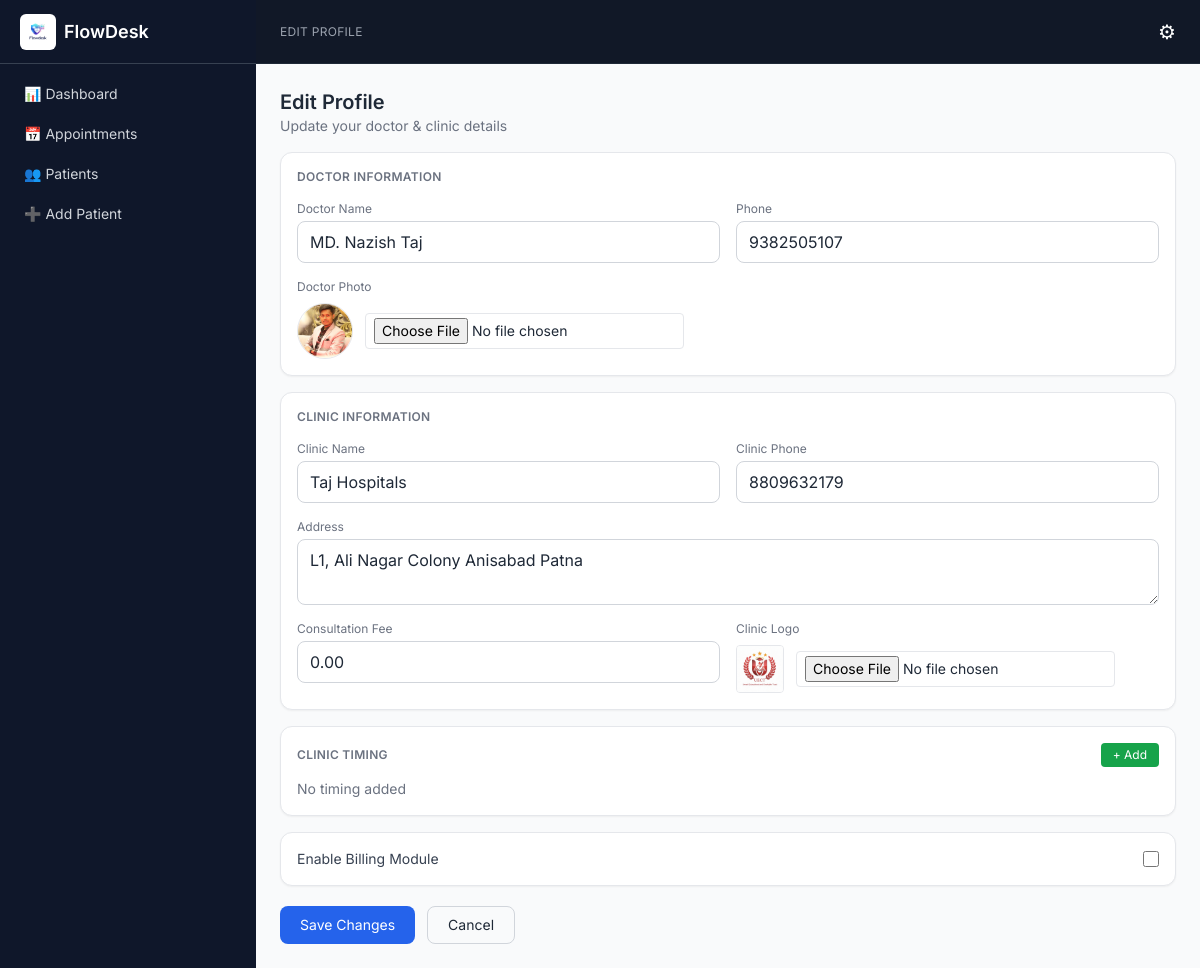
The page /edit-profile/ (signed in) on the database its author committed.
### core/models.py (models this page shows, shortened)
class UserProfile(models.Model):
    user = models.OneToOneField(User, on_delete=models.CASCADE)
    clinic = models.ForeignKey(Clinic, on_delete=models.CASCADE)
    doctor_name = models.CharField(max_length=200)
    phone = models.CharField(max_length=20, blank=True)
    photo = models.ImageField(upload_to="doctor_photos/", blank=True, null=True)

class Clinic(models.Model):
    name = models.CharField(max_length=200)
    phone = models.CharField(max_length=20)
    address = models.TextField()
    logo = models.ImageField(upload_to="clinic_logos/", blank=True, null=True)
    billing_enabled = models.BooleanField(default=False)
    consultation_fee = models.DecimalField(
        max_digits=10,
        decimal_places=2,
        default=0
    )

### core/views.py (the view, shortened to what this page needs)
# urls.py: path("edit-profile/", views.edit_profile, name="edit_profile"),
@login_required
def edit_profile(request):
    profile = get_object_or_404(UserProfile, user=request.user)
    clinic = profile.clinic
    schedules = ClinicSchedule.objects.filter(clinic=clinic).order_by('day','start_time')
    return render(request, "edit_profile.html", {
        "profile": profile,
        "clinic": clinic,
        "schedules": schedules   # ← IMPORTANT
    })

### core/templates/edit_profile.html (shortened to what this page needs)
{% extends "base.html" %}
{% block page_title %}Edit Profile{% endblock %}
{% block content %}
<div class="max-w-5xl mx-auto px-3 md:px-0 space-y-4 animate-fadeIn">
<div>
<h2 class="text-xl font-semibold text-gray-800">
Edit Profile
</h2>
<p class="text-gray-500 text-sm">
Update your doctor & clinic details
</p>
</div>
<form method="POST" enctype="multipart/form-data" class="space-y-4">
<div class="bg-white border rounded-xl p-4 shadow-sm hover:shadow-md transition">
<h3 class="text-xs font-semibold text-gray-500 uppercase tracking-wide mb-4">
Doctor Information
</h3>
<div class="grid md:grid-cols-2 gap-4">
<div>
<label class="text-xs text-gray-500">Doctor Name</label>
<input type="text" name="doctor_name"
value="{{ profile.doctor_name }}"
class="w-full border border-gray-300 rounded-lg px-3 py-2 mt-1 focus:ring-2 focus:ring-blue-500">
</div>
<div>
<label class="text-xs text-gray-500">Phone</label>
<input type="text" name="phone"
value="{{ profile.phone }}"
class="w-full border border-gray-300 rounded-lg px-3 py-2 mt-1 focus:ring-2 focus:ring-blue-500">
</div>
</div>
<div class="mt-4">
<label class="text-xs text-gray-500">Doctor Photo</label>
<div class="flex items-center gap-3 mt-2">
{% if profile.photo %}
<img id="preview"
src="{{ profile.photo.url }}"
class="w-14 h-14 rounded-full object-cover border">
{% else %}
<img id="preview"
class="w-14 h-14 rounded-full object-cover border hidden">
{% endif %}
<input type="file" name="photo" onchange="previewImage(event)"
class="text-sm border px-2 py-1 rounded">
</div>
</div>
</div>
<div class="bg-white border rounded-xl p-4 shadow-sm hover:shadow-md transition">
<h3 class="text-xs font-semibold text-gray-500 uppercase tracking-wide mb-4">
Clinic Information
</h3>
<div class="grid md:grid-cols-2 gap-4">
<div>
<label class="text-xs text-gray-500">Clinic Name</label>
<input type="text" name="clinic_name"
value="{{ clinic.name }}"
class="w-full border border-gray-300 rounded-lg px-3 py-2 mt-1 focus:ring-2 focus:ring-blue-500">
</div>
<div>
<label class="text-xs text-gray-500">Clinic Phone</label>
<input type="text" name="clinic_phone"
value="{{ clinic.phone }}"
class="w-full border border-gray-300 rounded-lg px-3 py-2 mt-1 focus:ring-2 focus:ring-blue-500">
</div>
</div>
<div class="mt-4">
<label class="text-xs text-gray-500">Address</label>
<textarea name="clinic_address" rows="2"
class="w-full border border-gray-300 rounded-lg px-3 py-2 mt-1 focus:ring-2 focus:ring-blue-500">{{ clinic.address }}</textarea>
</div>
<div class="grid md:grid-cols-2 gap-4 mt-4">
<div>
<label class="text-xs text-gray-500">Consultation Fee</label>
<input type="number" name="consultation_fee"
value="{{ clinic.consultation_fee }}"
class="w-full border border-gray-300 rounded-lg px-3 py-2 mt-1 focus:ring-2 focus:ring-blue-500">
</div>
<div>
<label class="text-xs text-gray-500">Clinic Logo</label>
<div class="flex items-center gap-3 mt-2">
{% if clinic.logo %}
<img id="logoPreview"
src="{{ clinic.logo.url }}"
class="w-12 h-12 rounded border">
{% else %}
<img id="logoPreview"
class="w-12 h-12 rounded border hidden">
{% endif %}
<input type="file" name="logo" onchange="previewLogo(event)"
class="text-sm border px-2 py-1 rounded">
</div>
</div>
</div>
</div>
<div class="bg-white border rounded-xl p-4 shadow-sm hover:shadow-md transition">
<div class="flex justify-between items-center mb-3">
<h3 class="text-xs font-semibold text-gray-500 uppercase tracking-wide">
Clinic Timing
</h3>
<a href="/add-schedule/"
class="bg-green-600 text-white px-3 py-1 rounded text-xs hover:bg-green-700">
+ Add
</a>
</div>
<div class="space-y-2 text-sm">
{% for s in schedules %}
<div class="flex justify-between items-center border rounded px-3 py-2">
<div class="font-medium">{{ s.day }}</div>
<div class="text-gray-600">
{{ s.start_time|time:"h:i A" }} - {{ s.end_time|time:"h:i A" }}
</div>
<div class="flex gap-3 text-xs">
<a href="/edit-schedule/{{ s.id }}/" class="text-blue-600">Edit</a>
<a href="/delete-schedule/{{ s.id }}/" class="text-red-600">Delete</a>
</div>
</div>
{% empty %}
<p class="text-gray-500 text-sm">No timing added</p>
{% endfor %}
</div>
</div>
<div class="bg-white border rounded-xl p-4 shadow-sm">
<label class="flex items-center justify-between">
<span class="text-sm text-gray-700">
Enable Billing Module
</span>
<input type="checkbox" name="billing_enabled"
class="w-4 h-4"
{% if clinic.billing_enabled %}checked{% endif %}>
</label>
</div>
<div class="flex gap-3 pt-1">
<button type="submit"
class="bg-blue-600 text-white px-5 py-2 rounded-lg text-sm hover:bg-blue-700">
Save Changes
</button>
<a href="/profile/"
class="border border-gray-300 px-5 py-2 rounded-lg text-sm hover:bg-gray-100">
Cancel
</a>
</div>
</form>
</div>
{%endblock%}

### core/templates/base.html (style rules this page uses)
body { font-family:'Inter',sans-serif; color:#1f2937; }
html, body { overflow-x:hidden; }

### rows shown on the page
UserProfile: doctor_name "MD. Nazish Taj", phone "9382505107", photo (picture)
Clinic: clinic_name "Taj Hospitals", clinic_phone "8809632179", clinic_address "L1, Ali Nagar Colony Anisabad Patna", consultation_fee "0.00", logo (picture)
